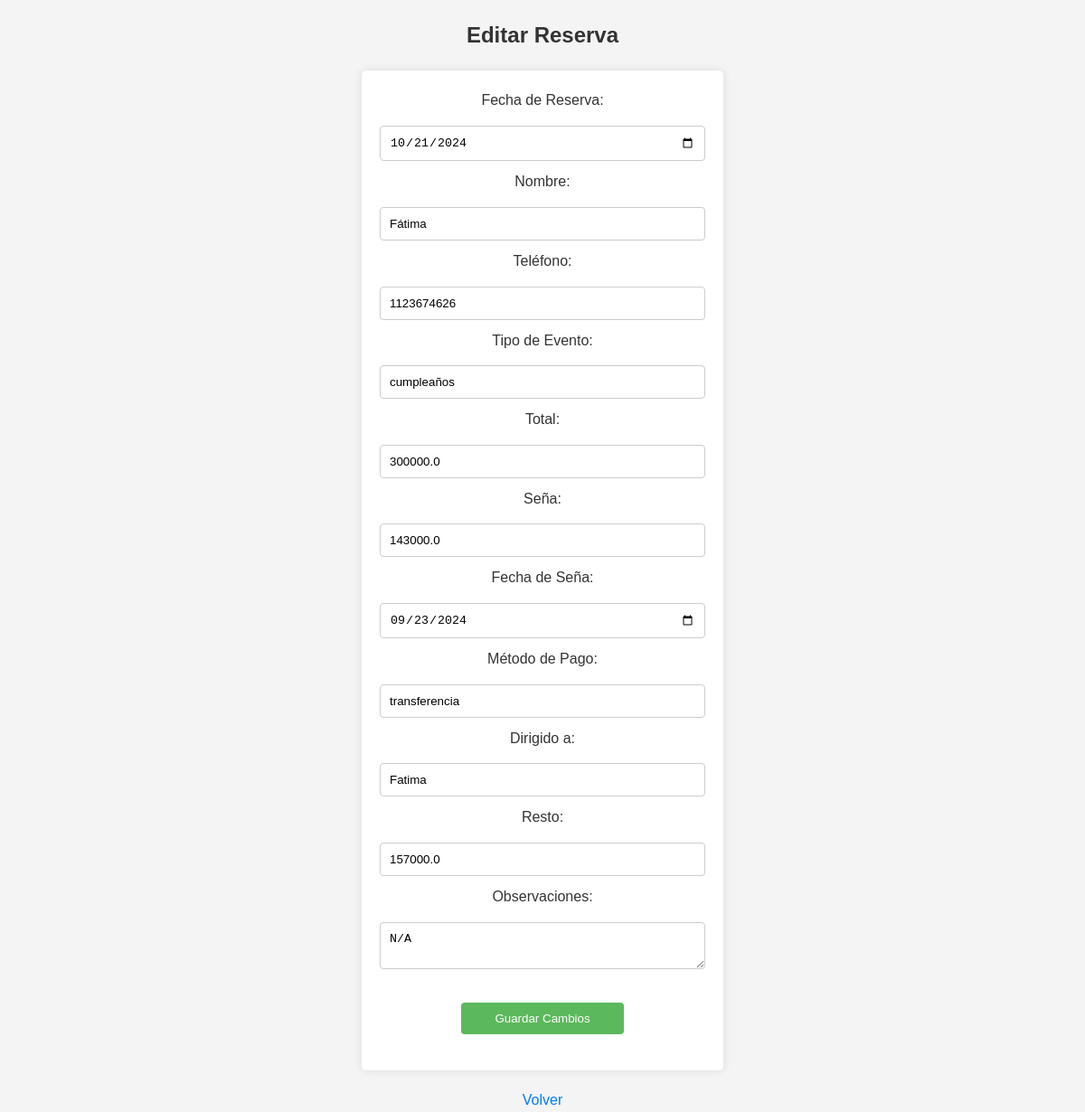
The app's page /editar/2 with its own data.
### tables this page shows
CREATE TABLE reservas (id INTEGER PRIMARY KEY, fecha TEXT, nombre TEXT, telefono TEXT, tipo_evento TEXT, total REAL, seña REAL, fecha_seña TEXT, metodo_pago TEXT, dirigido_a TEXT, resto REAL, observaciones TEXT);

### app.py (the view, shortened to what this page needs)
@app.route('/editar/<int:id>', methods=['GET', 'POST'])
def editar_reserva(id):
    conn = get_db_connection()
    reserva = conn.execute('SELECT * FROM reservas WHERE id = ?', (id,)).fetchone()
    reserva_dict = dict(reserva)  # Convertimos el objeto a diccionario para que sea modificable
    return render_template('editar_reserva.html', reserva=reserva_dict)

### app.py (called while the page is built)
def get_db_connection():
    conn = sqlite3.connect('reservas.db')
    conn.row_factory = sqlite3.Row
    return conn

### templates/editar_reserva.html (shortened to what this page needs)
<!DOCTYPE html>
<html lang="es">
<head>
    <link rel="stylesheet" href="{{ url_for('static', filename='styles.css') }}">
</head>
<body>
    <div class="centered">
        <h2>Editar Reserva</h2>
        <form method="POST" action="/editar/{{ reserva['id'] }}">
            <label for="fecha">Fecha de Reserva:</label>
            <input type="date" id="fecha" name="fecha" value="{{ reserva['fecha'] }}" required>
            <label for="nombre">Nombre:</label>
            <input type="text" id="nombre" name="nombre" value="{{ reserva['nombre'] }}" required>
            <label for="telefono">Teléfono:</label>
            <input type="text" id="telefono" name="telefono" value="{{ reserva['telefono'] }}" required>
            <label for="tipo_evento">Tipo de Evento:</label>
            <input type="text" id="tipo_evento" name="tipo_evento" value="{{ reserva['tipo_evento'] }}" required>
            <label for="total">Total:</label>
            <input type="number" id="total" name="total" value="{{ reserva['total'] }}" required oninput="calcularResto()">
            <label for="seña">Seña:</label>
            <input type="number" id="seña" name="seña" value="{{ reserva['seña'] }}" required oninput="calcularResto()">
            <label for="fecha_seña">Fecha de Seña:</label>
            <input type="date" id="fecha_seña" name="fecha_seña" value="{{ reserva['fecha_seña'] }}" required>
            <label for="metodo_pago">Método de Pago:</label>
            <input type="text" id="metodo_pago" name="metodo_pago" value="{{ reserva['metodo_pago'] }}" required>
            <label for="dirigido_a">Dirigido a:</label>
            <input type="text" id="dirigido_a" name="dirigido_a" value="{{ reserva['dirigido_a'] }}" required>
            <label for="resto">Resto:</label>
            <input type="number" id="resto" name="resto" value="{{ reserva['resto'] }}" required readonly>
            <label for="observaciones">Observaciones:</label>
            <textarea id="observaciones" name="observaciones">{{ reserva['observaciones'] }}</textarea>
            <button type="submit" class="centered-button">Guardar Cambios</button>
        </form>
        <div class="centered">
            <p><a href="/reservas">Volver</a></p>
        </div>
    </div>
</body>
</html>

### static/styles.css (style rules this page uses)
* { margin: 0; padding: 0; box-sizing: border-box; }
body { font-family: Arial, sans-serif; background-color: #f4f4f4; color: #333; line-height: 1.6; }
h2 { text-align: center; margin: 20px 0; }
.centered { text-align: center; margin-top: 10px; }
form { max-width: 400px; margin: 20px auto; padding: 20px; background: #fff; border-radius: 5px; box-shadow: 0 0 10px rgba(0,0,0,0.1); }
label { display: block; margin-bottom: 5px; }
input[type="text"], input[type="password"], input[type="date"], input[type="number"], textarea { width: 100%; padding: 10px; margin: 10px 0; border: 1px solid #ccc; border-radius: 4px; }
button { width: 100%; padding: 10px; background-color: #5cb85c; color: white; border: none; border-radius: 4px; cursor: pointer; }
button { width: auto; padding: 10px 15px; border: none; border-radius: 4px; cursor: pointer; margin: 5px; }
a { margin: 0 5px; color: #007bff; text-decoration: none; }
.centered-button { display: block; margin: 20px auto; width: 50%; }

### records on screen
reservas: fecha "10/21/2024", nombre "Fátima", telefono "1123674626", tipo_evento "cumpleaños", total "300000.0", seña "143000.0", fecha_seña "09/23/2024", metodo_pago "transferencia", dirigido_a "Fatima", resto "157000.0", observaciones "N/A"
